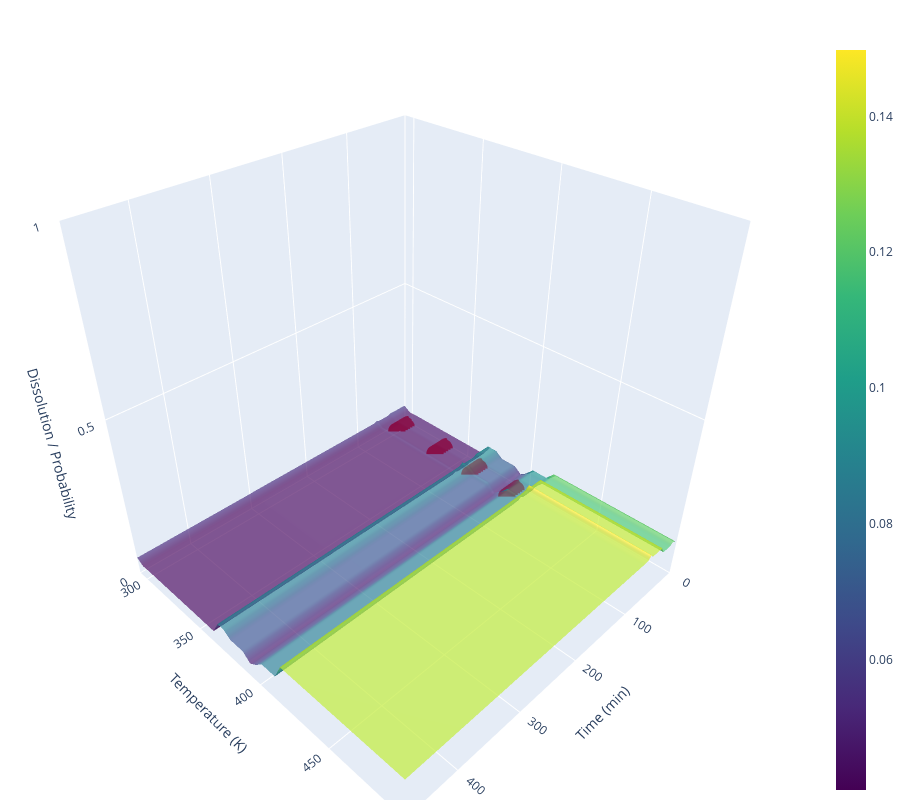

The code cell stored with this chart in its notebook:
### Code cell
import numpy as np
import plotly.graph_objs as go

fig = go.Figure()

# --- Plot Original points (real experimental YES/NO) ---
for outcome, color, marker in [(0, "red", "circle"), (1, "green", "diamond")]:
    subset = df_scored[(df_scored["Source"] == "Original") & (df_scored["Dissolution"] == outcome)]
    fig.add_trace(go.Scatter3d(
        x=subset['Time (min) Unormalized'],             
        y=subset['Temperature (K) Unormalized'],
        z=[outcome] * len(subset),
        mode="markers",
        marker=dict(size=6, color=color, symbol=marker, opacity=1),
        name=f"Original Dissolution {outcome}"
    ))

# --- Prepare GridSearch data for surface ---
grid_subset = df_scored[df_scored["Source"] == "GridSearch"]

# Create sorted unique axis values
time_vals = np.sort(grid_subset['Time (min) Unormalized'].unique())
temp_vals = np.sort(grid_subset['Temperature (K) Unormalized'].unique())

# Pivot to a 2D matrix (Temperature as rows, Time as columns)
Z = grid_subset.pivot_table(
    index='Temperature (K) Unormalized',
    columns='Time (min) Unormalized',
    values='Dissolution'
).values

# Add probability surface
fig.add_trace(go.Surface(
    x=time_vals,
    y=temp_vals,
    z=Z,
    colorscale="Viridis",
    opacity=0.7,
    name="GridSearch Probability Surface",
    showscale=True
))

# --- Layout ---
fig.update_layout(
    scene=dict(
        xaxis=dict(title="Time (min)", range=[0, df_scored['Time (min) Unormalized'].max()]),
        yaxis=dict(
            title="Temperature (K)",
            range=[df_scored['Temperature (K) Unormalized'].min(),
                   df_scored['Temperature (K) Unormalized'].max()]
        ),
        zaxis=dict(title="Dissolution / Probability", range=[0, 1])
    ),
    legend=dict(x=0, y=1),
    margin=dict(l=0, r=0, b=0, t=40),
    autosize=True,
    height=800, width=900,
    scene_aspectmode="cube"
)

fig.show()

### Figure 1 — Plotly figure (JSON) as saved in the notebook; plotly's stock layout.template omitted (floating-point values rounded to 4 significant figures; data arrays with more than 128 entries replaced by an {"elided": "..."} marker saying what was removed)
{"data": [{"marker": {"color": "red", "opacity": 1, "size": 6, "symbol": "circle"}, "mode": "markers", "name": "Original Dissolution 0", "type": "scatter3d", "x": [5.0, 10.0, 15.0, 20.0, 25.0, 30.0, 5.0, 10.0, 15.0, 20.0, 25.0, 30.0, 5.0, 10.0, 15.0, 20.0, 25.0, 30.0, 5.0, 10.0, 15.0, 20.0, 25.0, 30.0], "y": [298.1, 298.1, 298.1, 298.1, 298.1, 298.1, 333.1, 333.1, 333.1, 333.1, 333.1, 333.1, 363.1, 363.1, 363.1, 363.1, 363.1, 363.1, 393.1, 393.1, 393.1, 393.1, 393.1, 393.1], "z": [0, 0, 0, 0, 0, 0, 0, 0, 0, 0, 0, 0, 0, 0, 0, 0, 0, 0, 0, 0, 0, 0, 0, 0]}, {"marker": {"color": "green", "opacity": 1, "size": 6, "symbol": "diamond"}, "mode": "markers", "name": "Original Dissolution 1", "type": "scatter3d", "x": [], "y": [], "z": []}, {"colorscale": [[0, "#440154"], [0.1111, "#482878"], [0.2222, "#3e4989"], [0.3333, "#31688e"], [0.4444, "#26828e"], [0.5556, "#1f9e89"], [0.6667, "#35b779"], [0.7778, "#6ece58"], [0.8889, "#b5de2b"], [1, "#fde725"]], "name": "GridSearch Probability Surface", "opacity": 0.7, "showscale": true, "type": "surface", "x": [1.0, 6.0, 11.0, 16.0, 21.0, 26.0, 31.0, 36.0, 41.0, 46.0, 51.0, 56.0, 61.0, 66.0, 71.0, 76.0, 81.0, 86.0, 91.0, 96.0, 101.0, 106.0, 111.0, 116.0, 121.0, 126.0, 131.0, 136.0, 141.0, 146.0, 151.0, 156.0, 161.0, 166.0, 171.0, 176.0, 181.0, 186.0, 191.0, 196.0, 201.0, 206.0, 211.0, 216.0, 221.0, 226.0, 231.0, 236.0, 241.0, 246.0, 251.0, 256.0, 261.0, 266.0, 271.0, 276.0, 281.0, 286.0, 291.0, 296.0, 301.0, 306.0, 311.0, 316.0, 321.0, 326.0, 331.0, 336.0, 341.0, 346.0, 351.0, 356.0, 361.0, 366.0, 371.0, 376.0, 381.0, 386.0, 391.0, 396.0, 401.0, 406.0, 411.0, 416.0, 421.0, 426.0, 431.0, 436.0, 441.0, 446.0, 451.0, 456.0, 461.0, 466.0, 471.0, 476.0], "y": [293.1, 298.1, 303.1, 308.1, 313.1, 318.1, 323.1, 328.1, 333.1, 338.1, 343.1, 348.1, 353.1, 358.1, 363.1, 368.1, 373.1, 378.1, 383.1, 388.1, 393.1, 398.1, 403.1, 408.1, 413.1, 418.1, 423.1, 428.1, 433.1, 438.1, 443.1, 448.1, 453.1, 458.1, 463.1, 468.1, 473.1, 478.1, 483.1, 488.1, 493.1, 498.1], "z": {"elided": "42x96 float values"}}], "layout": {"autosize": true, "height": 800, "legend": {"x": 0, "y": 1}, "margin": {"b": 0, "l": 0, "r": 0, "t": 40}, "scene": {"aspectmode": "cube", "xaxis": {"range": [0, 476], "title": {"text": "Time (min)"}}, "yaxis": {"range": [293.1, 498.1], "title": {"text": "Temperature (K)"}}, "zaxis": {"range": [0, 1], "title": {"text": "Dissolution / Probability"}}}, "width": 900}}
